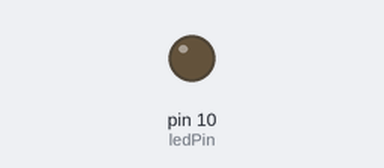
A sketch run on a simulated Arduino Uno, built with avr-gcc and run on an emulated ATmega328P. On the bench: output pins drawn as LEDs (lit = HIGH).

Above: at 0.15 s.
Timing chart, 0 to 1.6 s (numbered marks = the images above):
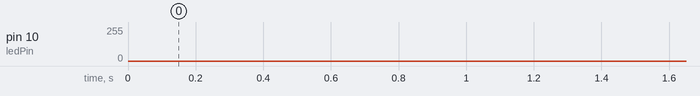

The sketch:

fancontrol.ino
```cpp
int ledPin = 10;
void setup() {
  // put your setup code here, to run once:
  pinMode(ledPin,OUTPUT);
}

void loop() {
  // put your main code here, to run repeatedly:
    for (int value = 0 ; value < 255; value++){
     analogWrite(ledPin, value);
     delay(5);
  }
  for (int value = 255; value >0; value--){
     analogWrite(ledPin, value);
     delay(5);
   }
}
```
